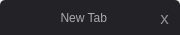
<?xml version="1.0" encoding="UTF-8"?>
<ui version="4.0">
 <class>tabWidget</class>
 <widget class="QWidget" name="tabWidget">
  <property name="geometry">
   <rect>
    <x>0</x>
    <y>0</y>
    <width>180</width>
    <height>35</height>
   </rect>
  </property>
  <property name="minimumSize">
   <size>
    <width>40</width>
    <height>35</height>
   </size>
  </property>
  <property name="maximumSize">
   <size>
    <width>180</width>
    <height>35</height>
   </size>
  </property>
  <property name="windowTitle">
   <string>Form</string>
  </property>
  <layout class="QHBoxLayout" name="horizontalLayout">
   <property name="spacing">
    <number>0</number>
   </property>
   <property name="leftMargin">
    <number>0</number>
   </property>
   <property name="topMargin">
    <number>0</number>
   </property>
   <property name="rightMargin">
    <number>0</number>
   </property>
   <property name="bottomMargin">
    <number>0</number>
   </property>
   <item>
    <widget class="QWidget" name="tabWidget_2" native="true">
     <property name="minimumSize">
      <size>
       <width>40</width>
       <height>35</height>
      </size>
     </property>
     <property name="maximumSize">
      <size>
       <width>180</width>
       <height>35</height>
      </size>
     </property>
     <property name="styleSheet">
      <string notr="true">QWidget{
	background-color:rgb(35, 34, 39);
	color:rgb(170, 170, 170);
	border-top-left-radius:5px;
	border-top-right-radius:5px;
	padding:2px;
}</string>
     </property>
     <layout class="QHBoxLayout" name="horizontalLayout_2">
      <property name="spacing">
       <number>0</number>
      </property>
      <property name="leftMargin">
       <number>3</number>
      </property>
      <property name="topMargin">
       <number>0</number>
      </property>
      <property name="rightMargin">
       <number>3</number>
      </property>
      <property name="bottomMargin">
       <number>0</number>
      </property>
      <item>
       <widget class="QToolButton" name="tabIcon">
        <property name="text">
         <string/>
        </property>
       </widget>
      </item>
      <item>
       <widget class="QLabel" name="tabLabel">
        <property name="minimumSize">
         <size>
          <width>10</width>
          <height>25</height>
         </size>
        </property>
        <property name="maximumSize">
         <size>
          <width>150</width>
          <height>25</height>
         </size>
        </property>
        <property name="text">
         <string>New Tab</string>
        </property>
        <property name="alignment">
         <set>Qt::AlignRight|Qt::AlignTrailing|Qt::AlignVCenter</set>
        </property>
       </widget>
      </item>
      <item>
       <spacer name="horizontalSpacer">
        <property name="orientation">
         <enum>Qt::Horizontal</enum>
        </property>
        <property name="sizeType">
         <enum>QSizePolicy::Preferred</enum>
        </property>
        <property name="sizeHint" stdset="0">
         <size>
          <width>40</width>
          <height>20</height>
         </size>
        </property>
       </spacer>
      </item>
      <item>
       <widget class="QPushButton" name="tabPushButton">
        <property name="minimumSize">
         <size>
          <width>25</width>
          <height>25</height>
         </size>
        </property>
        <property name="maximumSize">
         <size>
          <width>25</width>
          <height>25</height>
         </size>
        </property>
        <property name="font">
         <font>
          <pointsize>13</pointsize>
         </font>
        </property>
        <property name="styleSheet">
         <string notr="true">QPushButton{
	background-color:rgba(0, 0, 0, 0);
	color:rgb(144, 144, 144);
}
QPushButton:hover{
	color:rgb(255, 255, 255);
}
QPushButton:pressed{
	padding-top:5px;
	padding-left:5px;
}</string>
        </property>
        <property name="text">
         <string>x</string>
        </property>
       </widget>
      </item>
     </layout>
    </widget>
   </item>
  </layout>
 </widget>
 <resources/>
 <connections/>
</ui>
